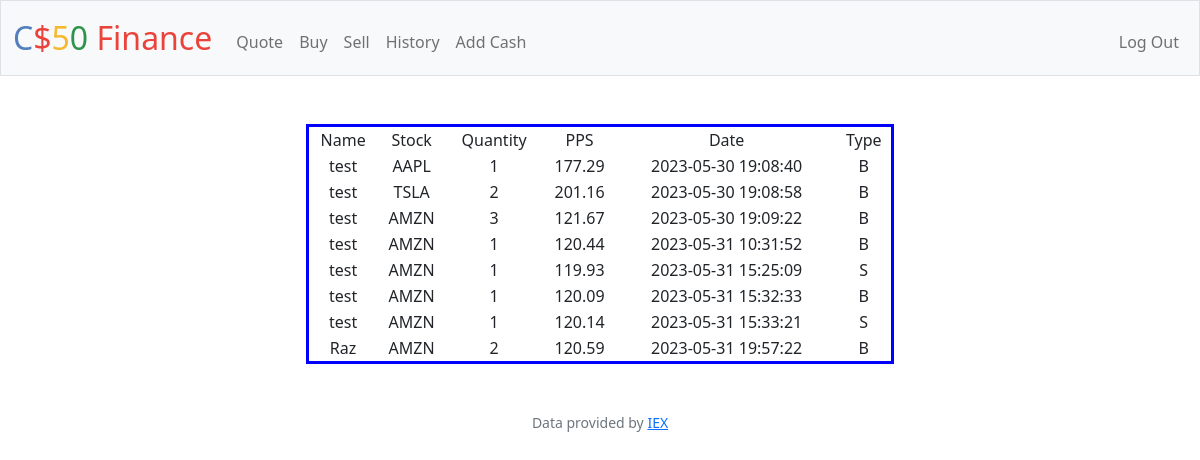
Screenshot of /history (signed in) with the database file from the repository.
### tables this page shows
CREATE TABLE history (id INTEGER PRIMARY KEY AUTOINCREMENT NOT NULL, 
username TEXT NOT NULL, 
stock TEXT NOT NULL, 
quantity NUMERIC NOT NULL, 
pps NUMERIC NOT NULL, 
date NUMERIC,
type TEXT NOT NULL,
FOREIGN KEY(username) REFERENCES users(username));

### app.py (the view)
@app.route("/history")
@login_required
def history():
    HISTORY = db.execute("SELECT * FROM history")
    return render_template("history.html", history=HISTORY)

### app.py (called while the page is built)
@app.after_request
def after_request(response):
    response.headers["Cache-Control"] = "no-cache, no-store, must-revalidate"
    response.headers["Expires"] = 0
    response.headers["Pragma"] = "no-cache"
    return response

### helpers.py (called while the page is built)
def login_required(f):
    @wraps(f)
    def decorated_function(*args, **kwargs):
        if session.get("user_id") is None:
            return redirect("/login")
        return f(*args, **kwargs)
    return decorated_function

### templates/history.html (shortened to what this page needs)
{% extends "layout.html" %}
{% block main %}
    <div>
        <table border="3" height="50%" width="50%" bordercolor="blue"
        align="center" style="border-spacing: 0 10px;">
            <thead>
                <tr>
                    <td>Name</td>
                    <td>Stock</td>
                    <td>Quantity</td>
                    <td>PPS</td>
                    <td>Date</td>
                    <td>Type</td>
                </tr>
            </thead>
            <tbody>
                {% for row in history %}
                <tr>
                    <td>{{row['username']}}</td>
                    <td>{{row['stock']}}</td>
                    <td>{{row['quantity']}}</td>
                    <td>{{row['pps']}}</td>
                    <td>{{row['date']}}</td>
                    <td>{{row['type']}}</td>
                </tr>
                {% endfor %}
            </tbody>
        </table>
    </div>
{% endblock %}

### templates/layout.html (shortened to what this page needs)
<!DOCTYPE html>
<html lang="en">
    <head>
        <link href="https://cdn.jsdelivr.net/npm/bootstrap@5.1.3/dist/css/bootstrap.min.css" rel="stylesheet">
        <link href="/static/styles.css" rel="stylesheet">
    </head>
    <body>
        <nav class="bg-light border navbar navbar-expand-md navbar-light">
            <div class="container-fluid">
                <a class="navbar-brand" href="/"><span class="blue">C</span><span class="red">$</span><span class="yellow">5</span><span class="green">0</span> <span class="red">Finance</span></a>
                <div class="collapse navbar-collapse" id="navbar">
                    {% if session["user_id"] %}
                        <ul class="navbar-nav me-auto mt-2">
                            <li class="nav-item"><a class="nav-link" href="/quote">Quote</a></li>
                            <li class="nav-item"><a class="nav-link" href="/buy">Buy</a></li>
                            <li class="nav-item"><a class="nav-link" href="/sell">Sell</a></li>
                            <li class="nav-item"><a class="nav-link" href="/history">History</a></li>
                            <li class="nav-item"><a class="nav-link" href="/addCash">Add Cash</a></li>
                        </ul>
                        <ul class="navbar-nav ms-auto mt-2">
                            <li class="nav-item"><a class="nav-link" href="/logout">Log Out</a></li>
                        </ul>
                    {% else %}
                        <ul class="navbar-nav ms-auto mt-2">
                            <li class="nav-item"><a class="nav-link" href="/register">Register</a></li>
                            <li class="nav-item"><a class="nav-link" href="/login">Log In</a></li>
                        </ul>
                    {% endif %}
                </div>
            </div>
        </nav>
        <main class="container-fluid py-5 text-center">
            {% block main %}{% endblock %}
        </main>
        <footer class="mb-5 small text-center text-muted">
            Data provided by <a href="https://iexcloud.io/">IEX</a>
        </footer>
    </body>
</html>

### static/styles.css (style rules this page uses)
nav .navbar-brand { font-size: xx-large; }
nav .navbar-brand .blue { color: #537fbe; }
nav .navbar-brand .red { color: #ea433b; }
nav .navbar-brand .yellow { color: #f5b82e; }
nav .navbar-brand .green { color: #2e944b; }

### rows the page displays
history: username "test", stock "AAPL", quantity "1", pps "177.29", date "2023-05-30 19:08:40", type "B"
history: username "test", stock "TSLA", quantity "2", pps "201.16", date "2023-05-30 19:08:58", type "B"
history: username "test", stock "AMZN", quantity "3", pps "121.67", date "2023-05-30 19:09:22", type "B"
history: username "test", stock "AMZN", quantity "1", pps "120.44", date "2023-05-31 10:31:52", type "B"
history: username "test", stock "AMZN", quantity "1", pps "119.93", date "2023-05-31 15:25:09", type "S"
history: username "test", stock "AMZN", quantity "1", pps "120.09", date "2023-05-31 15:32:33", type "B"
history: username "test", stock "AMZN", quantity "1", pps "120.14", date "2023-05-31 15:33:21", type "S"
history: username "Raz", stock "AMZN", quantity "2", pps "120.59", date "2023-05-31 19:57:22", type "B"
